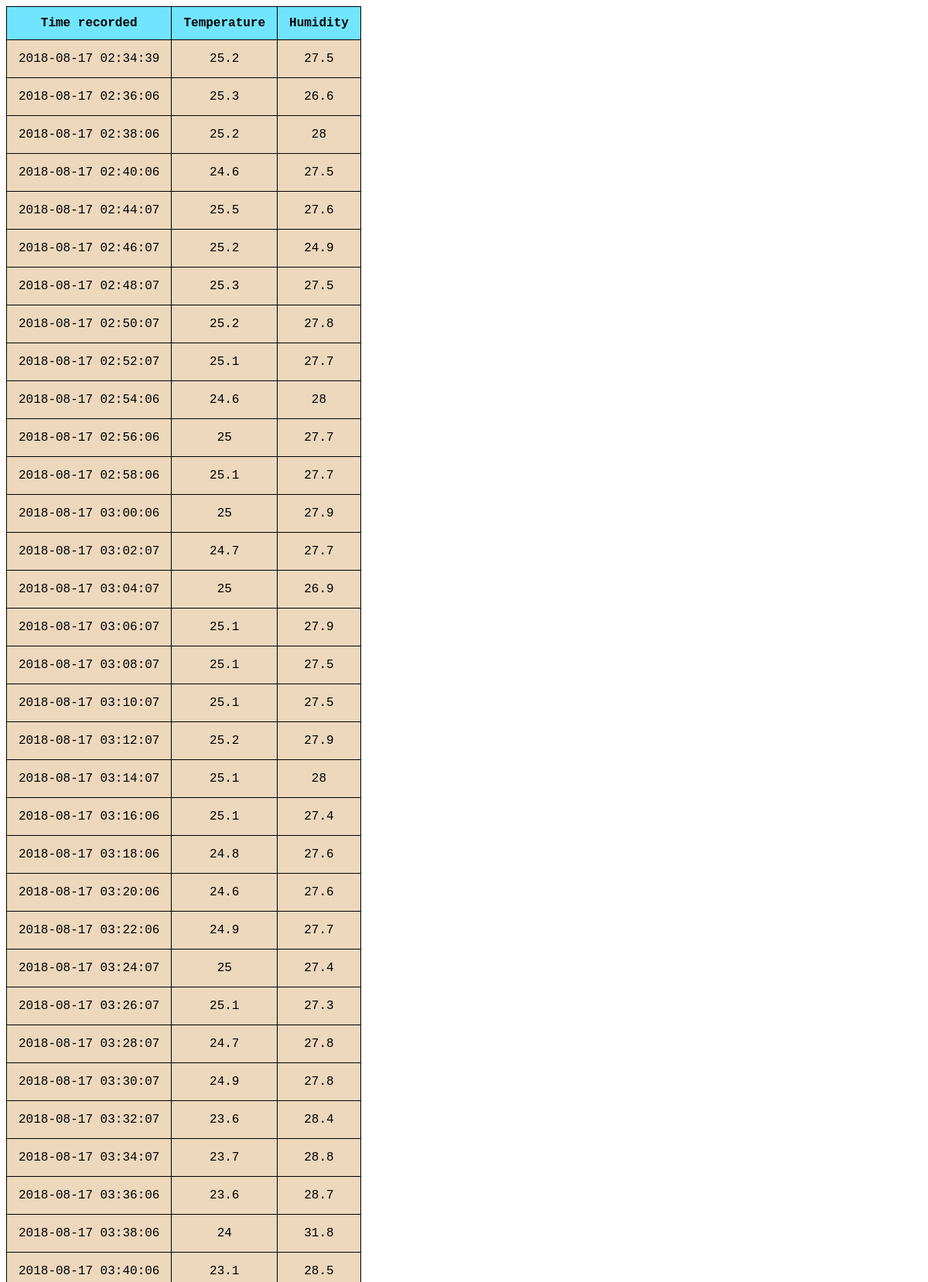
The page / (upper part) on the database its author committed.
### tables this page shows
CREATE TABLE TEMP_data(timestamp DATETIME, temp NUMERIC, humidity NUMERIC);

### display_data.py (the view)
@app.route("/")
def index():
    conn=sqlite3.connect(dbname)
    curs=conn.cursor()
    curs.execute("SELECT * FROM TEMP_data")
    data = curs.fetchall()
    templateData = {
        'data':data
    }
    return render_template('index.html', **templateData)

### templates/index.html (shortened to what this page needs)
<html>
    <table borders=1>
    <thead>
        <tr>
            <th>Time recorded</th>
            <th>Temperature</th>
            <th>Humidity</th>
        </tr>
    </thead>
    <tbody>
        {% for row in data %}
        <tr>
            <td>{{row[0]}}</td>
            <td>{{row[1]}}</td>
            <td>{{row[2]}}</td>
        </tr>
            {% endfor %}
    </tbody>
    </table>
</html>

### templates/index.html (style rules this page uses)
table { border-collapse: collapse; font-family: 'Courier New', Courier, monospace }
table, th, td { border: 1px solid black; padding: 15px; text-align: center; }
th { padding-top: 12px; padding-bottom: 12px; background-color: #71e5ff; }
td { background-color: #edd8bd; }

### rows shown on the page
TEMP_data: timestamp "2018-08-17 02:34:39", temp "25.2", humidity "27.5"
TEMP_data: timestamp "2018-08-17 02:36:06", temp "25.3", humidity "26.6"
TEMP_data: timestamp "2018-08-17 02:38:06", temp "25.2", humidity "28"
TEMP_data: timestamp "2018-08-17 02:40:06", temp "24.6", humidity "27.5"
TEMP_data: timestamp "2018-08-17 02:44:07", temp "25.5", humidity "27.6"
TEMP_data: timestamp "2018-08-17 02:46:07", temp "25.2", humidity "24.9"
TEMP_data: timestamp "2018-08-17 02:48:07", temp "25.3", humidity "27.5"
TEMP_data: timestamp "2018-08-17 02:50:07", temp "25.2", humidity "27.8"
TEMP_data: timestamp "2018-08-17 02:52:07", temp "25.1", humidity "27.7"
TEMP_data: timestamp "2018-08-17 02:54:06", temp "24.6", humidity "28"
TEMP_data: timestamp "2018-08-17 02:56:06", temp "25", humidity "27.7"
TEMP_data: timestamp "2018-08-17 02:58:06", temp "25.1", humidity "27.7"
TEMP_data: timestamp "2018-08-17 03:00:06", temp "25", humidity "27.9"
TEMP_data: timestamp "2018-08-17 03:02:07", temp "24.7", humidity "27.7"
TEMP_data: timestamp "2018-08-17 03:04:07", temp "25", humidity "26.9"
TEMP_data: timestamp "2018-08-17 03:06:07", temp "25.1", humidity "27.9"
TEMP_data: timestamp "2018-08-17 03:08:07", temp "25.1", humidity "27.5"
TEMP_data: timestamp "2018-08-17 03:10:07", temp "25.1", humidity "27.5"
TEMP_data: timestamp "2018-08-17 03:12:07", temp "25.2", humidity "27.9"
TEMP_data: timestamp "2018-08-17 03:14:07", temp "25.1", humidity "28"
TEMP_data: timestamp "2018-08-17 03:16:06", temp "25.1", humidity "27.4"
TEMP_data: timestamp "2018-08-17 03:18:06", temp "24.8", humidity "27.6"
TEMP_data: timestamp "2018-08-17 03:20:06", temp "24.6", humidity "27.6"
TEMP_data: timestamp "2018-08-17 03:22:06", temp "24.9", humidity "27.7"
TEMP_data: timestamp "2018-08-17 03:24:07", temp "25", humidity "27.4"
TEMP_data: timestamp "2018-08-17 03:26:07", temp "25.1", humidity "27.3"
TEMP_data: timestamp "2018-08-17 03:28:07", temp "24.7", humidity "27.8"
TEMP_data: timestamp "2018-08-17 03:30:07", temp "24.9", humidity "27.8"
TEMP_data: timestamp "2018-08-17 03:32:07", temp "23.6", humidity "28.4"
TEMP_data: timestamp "2018-08-17 03:34:07", temp "23.7", humidity "28.8"
TEMP_data: timestamp "2018-08-17 03:36:06", temp "23.6", humidity "28.7"
TEMP_data: timestamp "2018-08-17 03:38:06", temp "24", humidity "31.8"
TEMP_data: timestamp "2018-08-17 03:40:06", temp "23.1", humidity "28.5"
